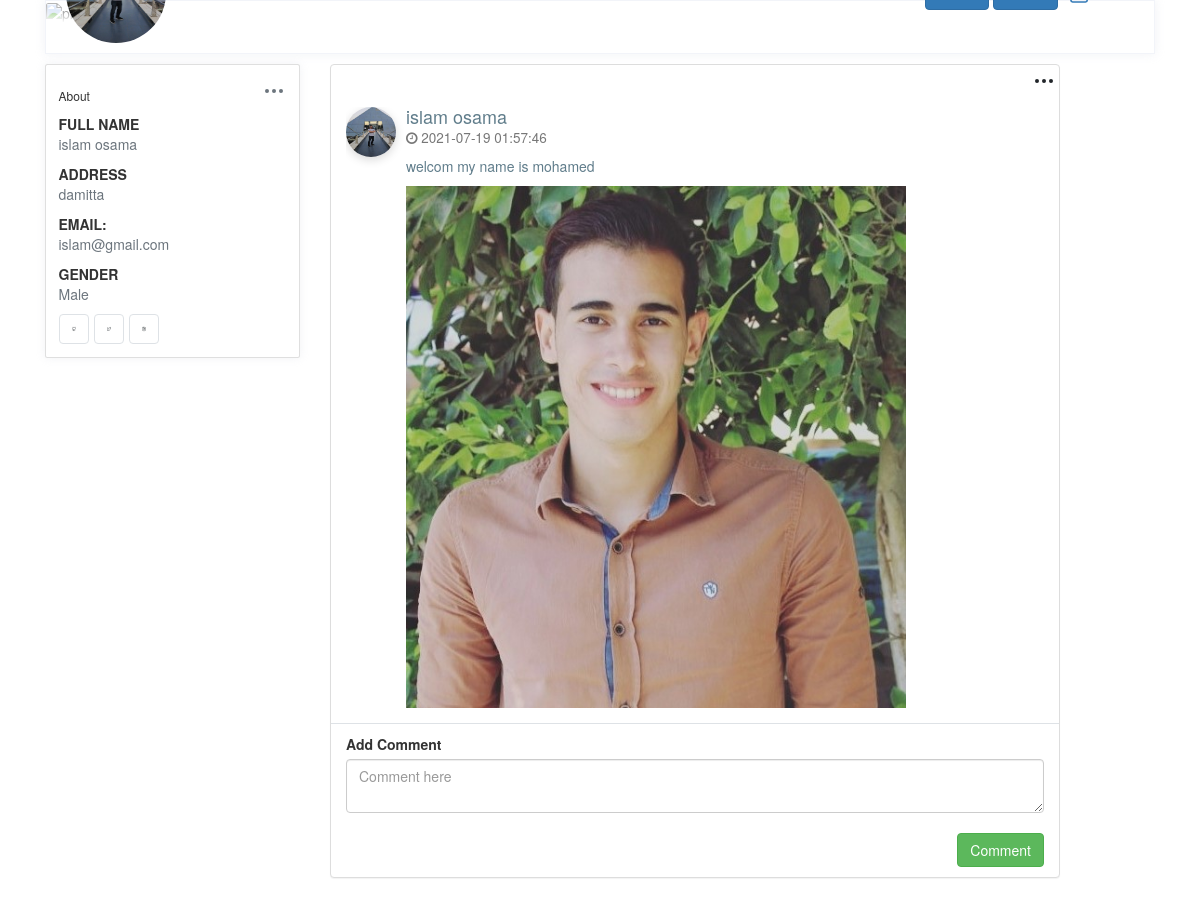
/post.php?id=11 (signed in), run on the app's committed database.
### tables this page shows
CREATE TABLE `users` (
  `User_Id` int(11) NOT NULL,
  `fname` varchar(30) NOT NULL,
  `lname` varchar(30) NOT NULL,
  `Username` varchar(30) NOT NULL,
  `Address` varchar(30) NOT NULL,
  `Email` varchar(30) NOT NULL,
  `Password` varchar(30) NOT NULL,
  `Gender` enum('Female','Male') NOT NULL,
  `Profile_Img` varchar(30) NOT NULL
);

CREATE TABLE `posts` (
  `Post_Id` int(11) NOT NULL,
  `User_Id` int(11) NOT NULL,
  `Body` varchar(250) NOT NULL,
  `Image` varchar(30) NOT NULL,
  `Date` datetime DEFAULT NULL
);

### viewprofile.php (called while the page is built)
<?php
$con = new PDO("mysql:host=localhost; dbname=Facebook","root","");
$data=$con->query("select * from users where User_Id={$_COOKIE['userid']}");
$profile=$data->fetch(PDO::FETCH_ASSOC);
?>

### classes/db.php (called while the page is built, shortened)
<?php
class db{
    private $dbname="Facebook";
    private $host="localhost";
    private $username="root";
    private $password="";
    private $connection=null;
    function __construct(){
        $this->server="mysql:host=$this->host;dbname=$this->dbname";
        $this->connection= new pdo($this->server,$this->username,$this->password);
    }
    public function getData($cols, $table ,$condition=1){
        return $this->connection->query("select $cols from $table where $condition");
     }
    public function getAllData($table ,$condition=1){
       return $this->connection->query("select * from $table where $condition ORDER BY date DESC");
    }
}
?>

### Designs/viewPost.php (the view, shortened to what this page needs)
<?php
  $user_id = $_COOKIE['userid'];
?>
<div class='col-md-8 col-sm-12 pull-left posttimeline'>
  <?php
  require_once("./classes/db.php");
  $conn = new db();
  $allPosts = $conn->getAllData("posts", "Post_Id={$_GET['id']}");
  while ($post = $allPosts->fetch(PDO::FETCH_ASSOC)) {
    $userData = $conn->getData("fname,lname,Profile_Img", "users", "User_Id={$post['User_Id']}");
    $user = $userData->fetch(PDO::FETCH_ASSOC);
    echo "
        <div class='panel panel-default'>
        <div class='dropdown pull-right postbtn'>";
        if ($user_id==$post['User_Id']){ echo "
        <button class='btn p-1' type='button' id='dropdownMenuButton2' data-toggle='dropdown' aria-haspopup='true' aria-expanded='false'>
            <svg xmlns='http://www.w3.org/2000/svg' width='24' height='24' viewBox='0 0 24 24' fill='none' stroke='currentColor' stroke-width='2' stroke-linecap='round' stroke-linejoin='round' class='feather feather-more-horizontal icon-lg pb-3px'>
                <circle cx='12' cy='12' r='1'></circle>
                <circle cx='19' cy='12' r='1'></circle>
                <circle cx='5' cy='12' r='1'></circle>
            </svg>
        </button>
        <div class='dropdown-menu' aria-labelledby='dropdownMenuButton2'>
            <a class='dropdown-item d-flex align-items-center' href='post.php?id={$post['Post_Id']}&action=edit'>
                    <span class=''>Edit</span></a>
            <a class='dropdown-item d-flex align-items-center' href='deletePost.php?id={$post['Post_Id']}'>
                    <span class=''>Delete</span></a>
          </div>
          ";};
          echo "
         </div>
          <div class='col-md-12  mt-3'>
            <div class='media'>
              <div class='media-left'> <a href='javascript:void(0)'>
               <img src='./images/{$user['Profile_Img']}' alt='profile img' style='width:50px; height:50px; border-radius:50% ;' class='media-object'> </a> </div>
              <div class='media-body'>
                <h4 class='media-heading'>{$user['fname']} {$user['lname']}<br>
                  <small><i class='fa fa-clock-o'></i> {$post['Date']}</small> </h4>
                <p class='mt-3'>{$post['Body']}</p>";
                if($post['Image']){
                  echo "<img class='img-fluid mb-4' src='./images/{$post['Image']}'  width='500' height='250' alt=''>";};
                  echo"
              </div>
            </div>
          </div>";
  } ?>
  <div class='col-md-12 border-top py-3'>
    <div class='status-upload'>
      <form method='post' action="comments/addComment.php?post_id=<?= $_GET['id'] ?>&user_id=<?= $user_id ?>">
        <label>Add Comment</label>
        <textarea class='form-control' placeholder='Comment here' name='body'></textarea>
        <br>
        <button type='submit' class='btn btn-success pull-right' name='add_comment'> Comment</button>
      </form>
    </div>
  </div>
</div>

### Layouts/header.php (shortened to what this page needs)
<?php include("viewprofile.php")?>
<div class="row">
        <div class="col-12 grid-margin">
            <div class="profile-header">
                <div class="cover">
                    <div class="gray-shade"></div>
                    <figure>
                    </figure>
                    <div class="cover-body d-flex justify-content-between align-items-center">
                        <div>
                            <img class="profile-pic" width="100px" height="100px" src="images/<?php echo$profile['Profile_Img'];?>" alt="profile">
                        </div>
                        <div class="d-none d-md-block">
                        <a href="index.php" class="btn btn-primary">Home</a>
                        <a href="profile.php" class="btn btn-primary">Profile</a>
                            <a href="logout.php">
                           </a>
                        </div>
                    </div>
                </div>
                <div class="header-links">
                </div>
            </div>
        </div>
    </div>

### Layouts/LeftSide.php (shortened to what this page needs)
<?php include("viewprofile.php")?>
<div class="d-none d-md-block col-md-4 col-xl-3 left-wrapper">
            <div class="card rounded">
                <div class="card-body">
                    <div class="d-flex align-items-center justify-content-between mb-2">
                        <h6 class="card-title mb-0">About</h6>
                        <div class="dropdown">
                            <button class="btn p-0" type="button" id="dropdownMenuButton" data-toggle="dropdown" aria-haspopup="true" aria-expanded="false">
                            </button>
                        </div>
                    </div>
                    <div class="mt-3">
                        <label class="tx-11 font-weight-bold mb-0 text-uppercase">Full Name</label>
                        <p class="text-muted"><?php echo $profile['fname']." ".$profile['lname']?></p>
                    </div>
                    <div class="mt-3">
                        <label class="tx-11 font-weight-bold mb-0 text-uppercase">Address</label>
                        <p class="text-muted"><?php echo $profile['Address']?></p>
                    </div>
                    <div class="mt-3">
                        <label class="tx-11 font-weight-bold mb-0 text-uppercase">Email:</label>
                        <p class="text-muted"><?php echo $profile['Email']?></p>
                    </div>
                    <div class="mt-3">
                        <label class="tx-11 font-weight-bold mb-0 text-uppercase">Gender</label>
                        <p class="text-muted"><?php echo $profile['Gender']?></p>
                    </div>
                    <div class="mt-3 d-flex social-links">
                        <a href="javascript:;" class="btn d-flex align-items-center justify-content-center border mr-2 btn-icon github">
                        </a>
                        <a href="javascript:;" class="btn d-flex align-items-center justify-content-center border mr-2 btn-icon twitter">
                        </a>
                        <a href="javascript:;" class="btn d-flex align-items-center justify-content-center border mr-2 btn-icon instagram">
                        </a>
                    </div>
                </div>
            </div>
        </div>

### Css/index.css (style rules this page uses)
body { background-color: #f9fafb; margin-top:20px; }
.profile-page .profile-header { box-shadow: 0 0 10px 0 rgba(183, 192, 206, 0.2); border: 1px solid #f2f4f9; }
.profile-page .profile-header .cover { position: relative; border-radius: .25rem .25rem 0 0; }
.profile-page .profile-header .cover figure { margin-bottom: 0; }
.profile-page .profile-header .cover .gray-shade { position: absolute; top: 0; left: 0; width: 100%; height: 100%; z-index: 1; background: linear-gradient(rgba(255, 255, 255, 0.1), #fff 99%); }
.profile-page .profile-header .cover .cover-body { position: absolute; bottom: -20px; left: 0; z-index: 2; width: 100%; padding: 0 20px; }
.profile-page .profile-header .cover .cover-body .profile-pic { border-radius: 50%; width: 100px; }
.profile-page .profile-header .header-links { padding: 15px; display: -webkit-flex; display: flex; -webkit-justify-content: center; justify-content: center; background: #fff; border-radius: 0 0 .25rem .25rem; }
.profile-page .profile-body .left-wrapper .social-links a { width: 30px; height: 30px; }
img { vertical-align: middle; border-style: none; }
.grid-margin { margin-bottom: 1rem; }
.card { box-shadow: 0 0 10px 0 rgba(183, 192, 206, 0.2); -webkit-box-shadow: 0 0 10px 0 rgba(183, 192, 206, 0.2); -moz-box-shadow: 0 0 10px 0 rgba(183, 192, 206, 0.2); -ms-box-shadow: 0 0 10px 0 rgba(183, 192, 206, 0.2); }
.rounded { border-radius: 0.25rem !important; }
.card { position: relative; display: flex; flex-direction: column; min-width: 0; word-wrap: break-word; background-color: #fff; background-clip: border-box; border: 1px solid #f2f4f9; border-radius: 0.25rem; }
.posttimeline .panel { margin-bottom: 15px }
.panel { box-shadow: 0px 2px 10px 0 rgba(0, 0, 0, 0.05); -moz-box-shadow: 0px 2px 10px 0 rgba(0, 0, 0, 0.05); -webkit-box-shadow: 0px 2px 10px 0 rgba(0, 0, 0, 0.05); -ms-box-shadow: 0px 2px 10px 0 rgba(0, 0, 0, 0.05); transition: all ease 0.5s; -moz-transition: all ease 0.5s; -webkit-transition: all ease 0.5s; -ms-transition: all ease 0.5s; margin-bottom: 35px; border-radius: 0px; position: relative; border: 0; display: inline-block; width: 100%; }
.progress-bar-success, .status.active, .panel-green, .panel-green > .panel-heading, .btn-success, .fc-event, .badge.green, .event_green { color: white; background-color: #8BC34A; }
.media-object { max-width: 50px; border-radius: 50px; box-shadow: 0px 3px 10px 0 rgba(0, 0, 0, 0.15); -moz-box-shadow: 0px 3px 10px 0 rgba(0, 0, 0, 0.15); -webkit-box-shadow: 0px 3px 10px 0 rgba(0, 0, 0, 0.15); -ms-box-shadow: 0px 3px 10px 0 rgba(0, 0, 0, 0.15); }
.media:first-child { margin-top: 15px; }
.media-object { display: block; }
.media-body { color: #607D8B; overflow: visible; }

### data on the page
users: Profile_Img (picture), fname "islam", lname "osama", Address "damitta", Email "islam@gmail.com", Gender "Male"
posts: User_Id.Profile_Img (picture), User_Id.fname "islam", User_Id.lname "osama", Date "2021-07-19 01:57:46", Body "welcom my name is mohamed", Image (picture)
